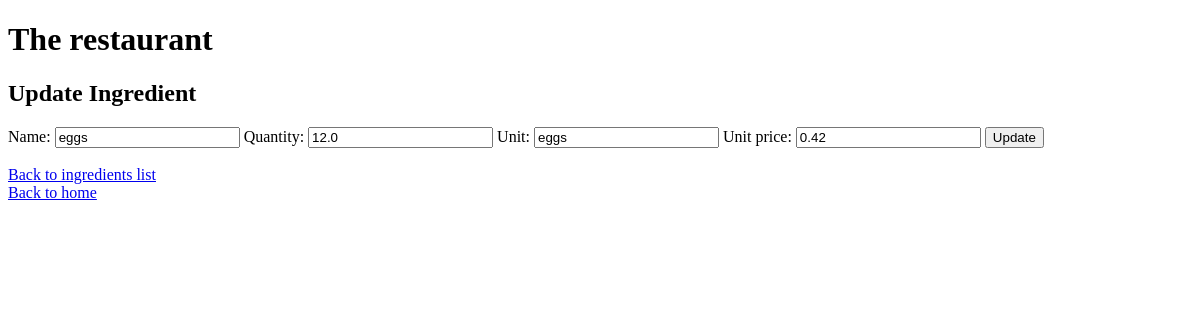
The app's page /2/update_ingredient/, older data.
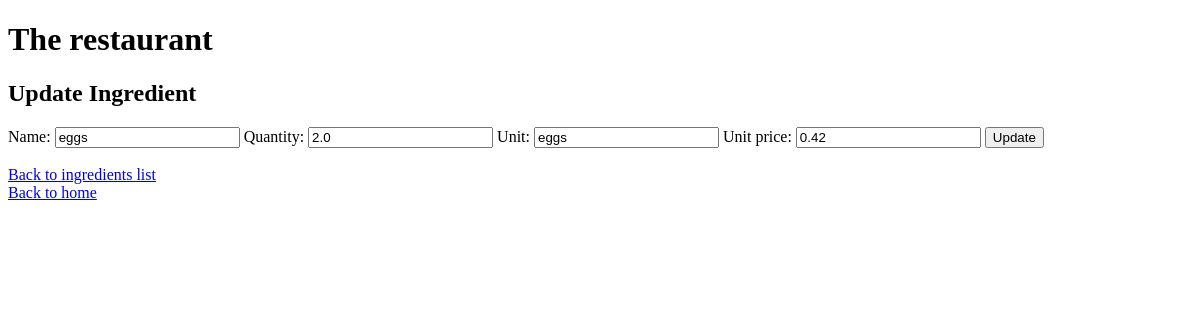
The same page, newer data.
### inventory/models.py (models this page shows, shortened)
class Ingredient(models.Model):
    name = models.CharField(unique=True, max_length=300)
    quantity = models.FloatField(default=0)
    unit = models.CharField(max_length=20)
    unit_price = models.FloatField(default=0)

### inventory/views.py (the view)
# urls.py: path("<pk>/update_ingredient/", views.UpdateIngredient.as_view(), name='updateingredient'),
class UpdateIngredient(UpdateView):
    model = Ingredient
    form_class= IngredientCreate
    template_name = "update_ingredient.html"

### inventory/forms.py
class IngredientCreate(forms.ModelForm):
    class Meta:
        model = Ingredient
        fields = "__all__"

### inventory/templates/update_ingredient.html (shortened to what this page needs)
{% extends 'base.html' %} {% load static %} {% block content %}
<h2>Update Ingredient</h2>
<form method="post">
  {{ form }}
  <input type="submit" value="Update" />
</form>
<br>
<a href="{% url 'ingredients'%}">Back to ingredients list</a>
<br>
<a href="{% url 'home'%}">Back to home</a>
{% endblock %}

Row changes from the older to the newer data that the page shows:
changed Ingredient "eggs": quantity "12.0" → "2.0"
